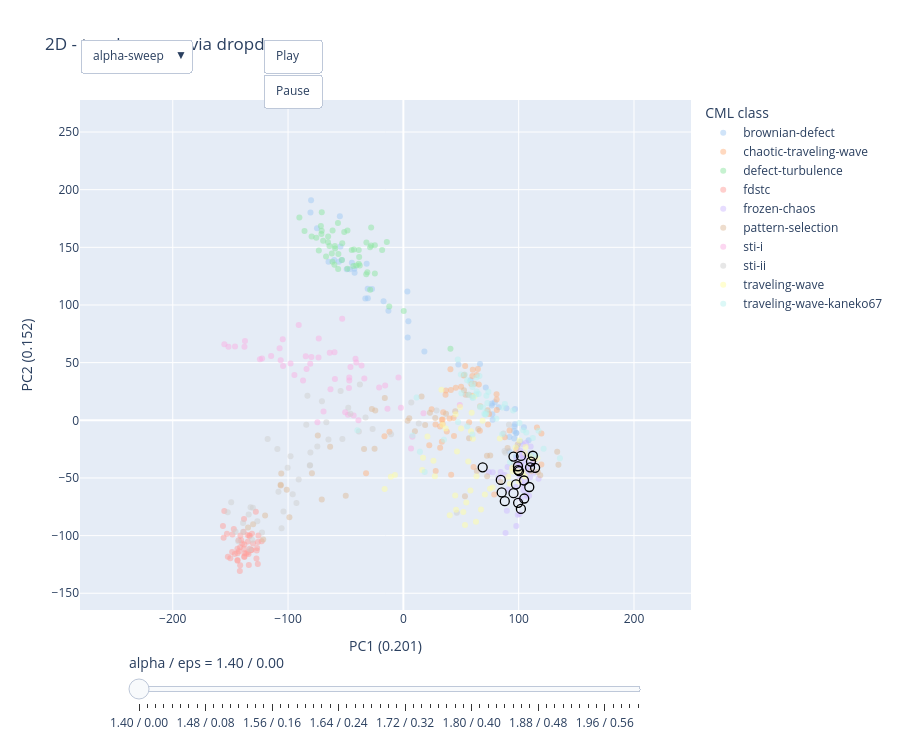
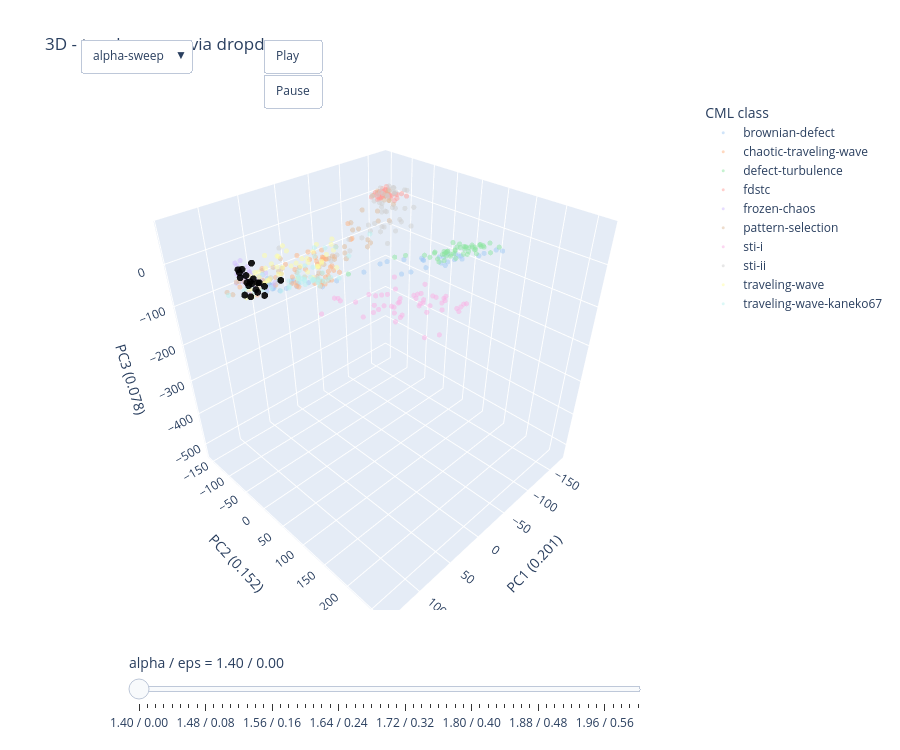

Notebook source saved alongside these figures, in order:
### Code cell
def make_plotly_combo(Z_a, Z_e, g_a, g_e, title, three_d=False):
    ScatterCls = go.Scatter3d if three_d else go.Scatter
    knn_ = knn3 if three_d else knn2
    ndim = 3 if three_d else 2

    anchor_traces = []
    for cls in classes:
        m = y_cml == cls
        kw = dict(x=Z_anchor[m, 0], y=Z_anchor[m, 1], mode="markers",
                  name=cls, legendgroup="anchor",
                  marker=dict(color=rgb_str(palette[cls]),
                              size=(3 if three_d else 6), opacity=0.5))
        if three_d: kw["z"] = Z_anchor[m, 2]
        anchor_traces.append(ScatterCls(**kw))
    n_anchor = len(anchor_traces)

    def build_pair(Z_by, f, visible):
        pts = Z_by[f]
        lo = max(0, f - TRAIL)
        past = Z_by[lo:f].mean(axis=1) if f > 0 else np.empty((0, ndim))
        if len(past):
            past_cls = knn_.predict(past)
            alphas = np.linspace(0.15, 0.9, len(past))
            past_colors = [rgba_str(palette[c], a) for c, a in zip(past_cls, alphas)]
        else:
            past_colors = ["black"]
        if three_d:
            cloud_m = dict(color="black", size=4, opacity=0.9)
            trail_m = dict(color=past_colors, size=5, opacity=1.0)
        else:
            cloud_m = dict(color="rgba(0,0,0,0)", size=9, line=dict(color="black", width=1.3))
            trail_m = dict(color=past_colors, size=8, line=dict(color="black", width=0.3))
        cloud_kw = dict(x=pts[:, 0], y=pts[:, 1], mode="markers",
                        marker=cloud_m, showlegend=False, name="cloud")
        trail_kw = dict(x=past[:, 0] if len(past) else [],
                        y=past[:, 1] if len(past) else [],
                        mode="markers", marker=trail_m,
                        showlegend=False, name="trail")
        if three_d:
            cloud_kw["z"] = pts[:, 2]
            trail_kw["z"] = past[:, 2] if len(past) else []
        if visible is not None:
            cloud_kw["visible"] = visible; trail_kw["visible"] = visible
        return ScatterCls(**cloud_kw), ScatterCls(**trail_kw)

    a_cloud0, a_trail0 = build_pair(Z_a, 0, True)
    e_cloud0, e_trail0 = build_pair(Z_e, 0, False)

    frames = []
    n = min(len(g_a), len(g_e))
    for f in range(n):
        a_cloud, a_trail = build_pair(Z_a, f, None)
        e_cloud, e_trail = build_pair(Z_e, f, None)
        frames.append(go.Frame(
            data=[a_cloud, a_trail, e_cloud, e_trail],
            traces=[n_anchor, n_anchor + 1, n_anchor + 2, n_anchor + 3],
            name=f"{f}"))

    fig = go.Figure(data=anchor_traces + [a_cloud0, a_trail0, e_cloud0, e_trail0],
                    frames=frames)

    alpha_vis = [True] * n_anchor + [True, True, False, False]
    eps_vis   = [True] * n_anchor + [False, False, True, True]

    steps = [dict(method="animate",
                  args=[[fr.name], dict(frame=dict(duration=0, redraw=True), mode="immediate")],
                  label=f"{g_a[int(fr.name)]:.2f} / {g_e[int(fr.name)]:.2f}")
             for fr in frames]
    sliders = [dict(steps=steps,
                    currentvalue=dict(prefix="alpha / eps = ", font=dict(size=14)),
                    x=0.08, xanchor="left", y=0, yanchor="top",
                    len=0.85, pad=dict(b=10, t=40))]

    dropdown = dict(type="dropdown", showactive=True,
                    x=0, y=1.12, xanchor="left", yanchor="top",
                    buttons=[
                        dict(label="alpha-sweep", method="update",
                             args=[{"visible": alpha_vis}, {}]),
                        dict(label="eps-sweep", method="update",
                             args=[{"visible": eps_vis}, {}]),
                    ])
    play_btn = dict(label="Play", method="animate",
                    args=[None, dict(frame=dict(duration=200, redraw=True),
                                      fromcurrent=True, transition=dict(duration=0))])
    pause_btn = dict(label="Pause", method="animate",
                     args=[[None], dict(frame=dict(duration=0, redraw=False), mode="immediate")])
    play_menu = dict(type="buttons", showactive=False,
                     x=0.3, y=1.12, xanchor="left", yanchor="top",
                     buttons=[play_btn, pause_btn])

    layout_kw = dict(title=title, sliders=sliders,
                     updatemenus=[dropdown, play_menu],
                     width=900, height=750, legend=dict(title="CML class"))
    if three_d:
        layout_kw["scene"] = dict(
            xaxis=dict(range=list(xlim3), title=f"PC1 ({var[0]:.3f})"),
            yaxis=dict(range=list(ylim3), title=f"PC2 ({var[1]:.3f})"),
            zaxis=dict(range=list(zlim3), title=f"PC3 ({var[2]:.3f})"),
            aspectmode="cube")
    else:
        layout_kw["xaxis"] = dict(range=list(xlim), title=f"PC1 ({var[0]:.3f})")
        layout_kw["yaxis"] = dict(range=list(ylim), title=f"PC2 ({var[1]:.3f})",
                                   scaleanchor="x", scaleratio=1)
    fig.update_layout(**layout_kw)
    return fig

make_plotly_combo(Z_by_alpha,    Z_by_eps,    alpha_grid, eps_grid,
                  "2D - toggle sweep via dropdown").show()
make_plotly_combo(Z_by_alpha_3d, Z_by_eps_3d, alpha_grid, eps_grid,
                  "3D - toggle sweep via dropdown", three_d=True).show()
